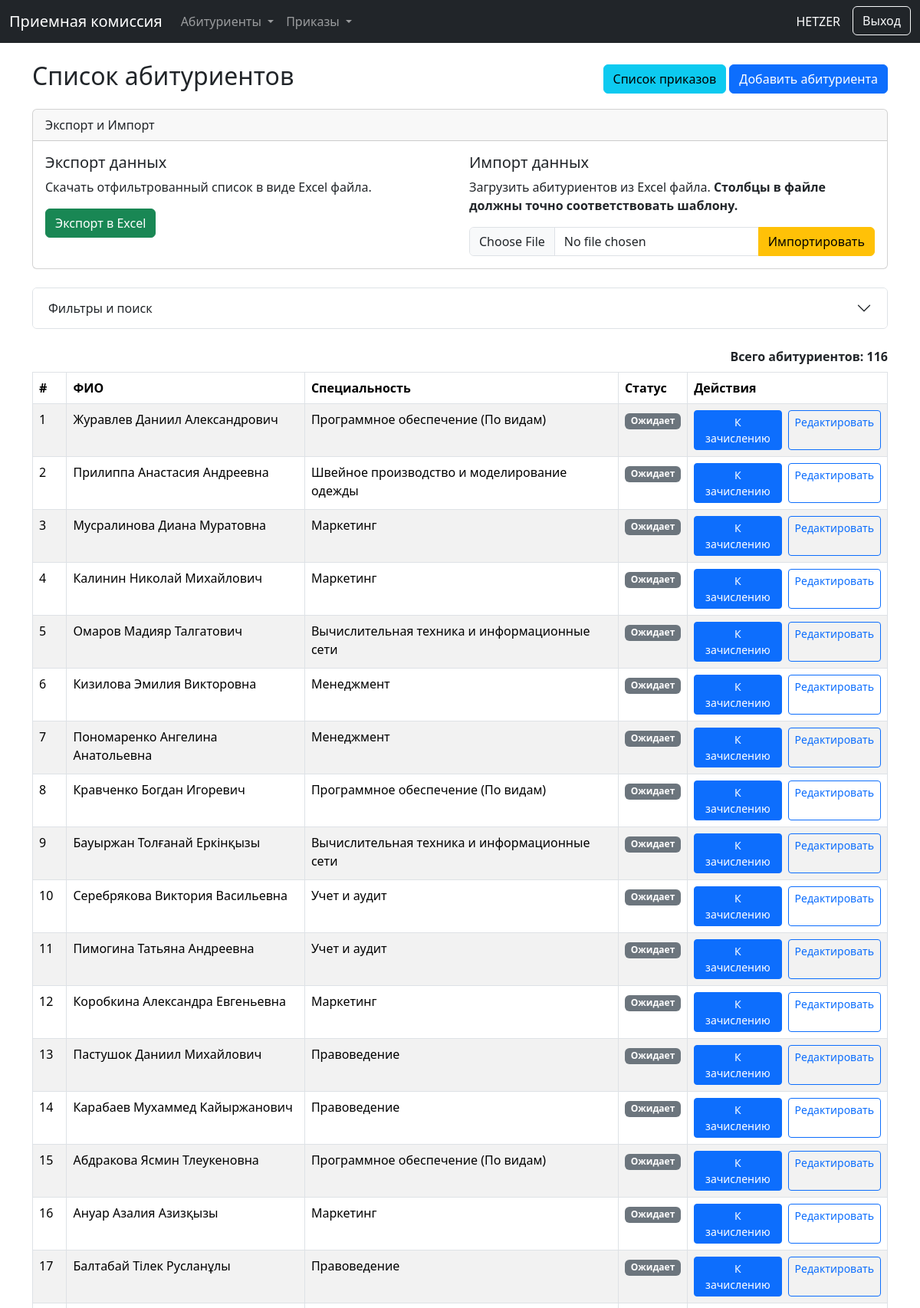
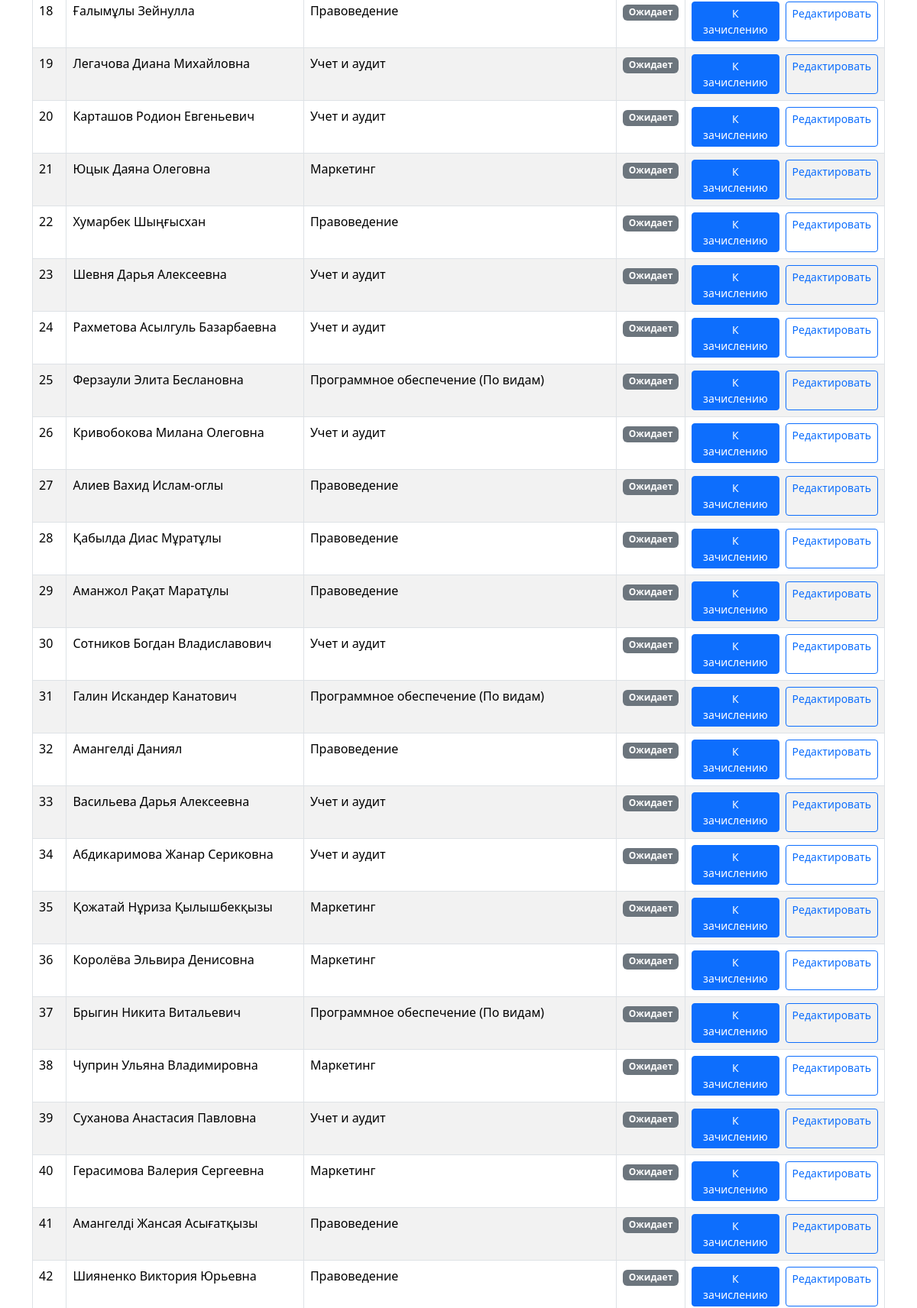
The page /applicants/list/ (signed in, upper part) on the database its author committed (2 pictures, top to bottom).
### enrollment/models.py (models this page shows, shortened)
class Applicant(models.Model):
    STUDY_FORM_CHOICES = [('Очная', 'Очная'), ('Дуальная', 'Дуальная')]
    BASE_CHOICES = [('9 классов', '9 классов'), ('11 классов', '11 классов'), ('ТиПО', 'ТиПО')]
    GENDER_CHOICES = [('Мужской', 'Мужской'), ('Женский', 'Женский')]
    PAYMENT_TYPE_CHOICES = [('Госзаказ', 'Госзаказ'), ('Платное', 'Платное')]
    PAYMENT_STATUS_CHOICES = [('Оплачено', 'Оплачено'), ('Не оплачено', 'Не оплачено')]
    full_name = models.CharField(max_length=255, verbose_name="ФИО")
    iin = models.CharField(max_length=12, unique=True, verbose_name="ИИН")
    specialty = models.ForeignKey(Specialty, on_delete=models.PROTECT, verbose_name="Специальность")
    qualification = models.ForeignKey(Qualification, on_delete=models.PROTECT, verbose_name="Квалификация")
    study_form = models.CharField(max_length=50, choices=STUDY_FORM_CHOICES, verbose_name="Форма обучения", null=True, blank=True)
    base_education = models.CharField(max_length=50, choices=BASE_CHOICES, verbose_name="На базе", null=True, blank=True)
    school = models.CharField(max_length=255, verbose_name="Школа/Колледж", null=True, blank=True)
    graduation_year = models.IntegerField(verbose_name="Год окончания", null=True, blank=True)
    with_honors = models.BooleanField(default=False, verbose_name="С отличием") # BooleanField не нуждается в null=True
    gpa = models.DecimalField(max_digits=3, decimal_places=2, verbose_name="Средний балл аттестата", null=True, blank=True)
    birth_date = models.DateField(verbose_name="Дата рождения", null=True, blank=True)
    study_language = models.CharField(max_length=50, verbose_name="Язык обучения", null=True, blank=True)
    social_status = models.CharField(max_length=100, blank=True, null=True, verbose_name="Социальный статус")
    citizenship = models.CharField(max_length=100, default='Республика Казахстан', verbose_name="Гражданство", null=True, blank=True)
    nationality = models.CharField(max_length=100, verbose_name="Национальность", null=True, blank=True)
    gender = models.CharField(max_length=10, choices=GENDER_CHOICES, verbose_name="Пол", null=True, blank=True)
    phone_number = models.CharField(max_length=20, verbose_name="Контакты", null=True, blank=True)
    home_address = models.CharField(max_length=255, verbose_name="Дом. адрес", null=True, blank=True)
    parents_info = models.TextField(blank=True, null=True, verbose_name="ФИО родителей")
    has_incomplete_docs = models.BooleanField(default=False, verbose_name="Неполный пакет документов")
    needs_dormitory = models.BooleanField(default=False, verbose_name="Общежитие")
    application_date = models.DateField(default=timezone.now, verbose_name="Дата подачи заявления")
    photo = models.ImageField(upload_to='applicant_photos/', null=True, blank=True, verbose_name="Фото 3x4")
    is_ready_for_enrollment = models.BooleanField(default=False, verbose_name="К зачислению")
    payment_type = models.CharField(max_length=20, choices=PAYMENT_TYPE_CHOICES, default='Платное', verbose_name="Тип финансирования", null=True, blank=True)
    payment_status = models.CharField(max_length=20, choices=PAYMENT_STATUS_CHOICES, default='Не оплачено', verbose_name="Статус оплаты", null=True, blank=True)
    created_at = models.DateTimeField(auto_now_add=True)
    class Meta:
        verbose_name = "Абитуриент"
        verbose_name_plural = "Абитуриенты"
        ordering = ['-created_at']

### handbooks/models.py (models this page shows)
class Specialty(models.Model):
    code = models.CharField(
        max_length=50,
        verbose_name="Код специальности",
        default='' # Добавляем пустую строку как значение по умолчанию
    )
    name = models.CharField(max_length=255, verbose_name="Наименование специальности")
    def __str__(self):
        return f"{self.code} {self.name}"
    class Meta:
        verbose_name = "Специальность"
        verbose_name_plural = "Специальности"

### enrollment/views.py (the view)
# urls.py: path('applicants/list/', views.applicant_list, name='applicant_list'),
@login_required
def applicant_list(request):
    f = ApplicantFilter(request.GET, queryset=Applicant.objects.all())
    return render(request, 'enrollment/applicant_list.html', {'filter': f})

### handbooks/models.py (called while the page is built)
    def __str__(self):
        return f"{self.name} ({self.specialty.name})"

### enrollment/templates/enrollment/applicant_list.html (shortened to what this page needs)
{% extends 'enrollment/base.html' %}
{% block content %}
<div class="d-flex justify-content-between align-items-center mb-3">
    <h2>Список абитуриентов</h2>
    <div>
      <a href="{% url 'order_list' %}" class="btn btn-info">Список приказов</a>
      {% if perms.enrollment.add_applicant %}
      <a href="{% url 'add_applicant' %}" class="btn btn-primary">Добавить абитуриента</a>
      {% endif %}
    </div>
</div>
<div class="card mb-4">
    <div class="card-header">Экспорт и Импорт</div>
    <div class="card-body">
        <div class="row">
            <div class="col-md-6">
                <h5>Экспорт данных</h5>
                <p>Скачать отфильтрованный список в виде Excel файла.</p>
                <a href="{% url 'export_applicants_excel' %}?{{ request.GET.urlencode }}" class="btn btn-success">Экспорт в Excel</a>
            </div>
            <div class="col-md-6">
                <h5>Импорт данных</h5>
                <p>Загрузить абитуриентов из Excel файла. <strong>Столбцы в файле должны точно соответствовать шаблону.</strong></p>
                <form action="{% url 'import_applicants_excel' %}" method="post" enctype="multipart/form-data">
                    <div class="input-group">
                        <input type="file" name="excel_file" class="form-control" required>
                        <button type="submit" class="btn btn-warning">Импортировать</button>
                    </div>
                </form>
            </div>
        </div>
    </div>
</div>
<div class="accordion mb-4" id="filterAccordion">
    <div class="accordion-item">
      <h2 class="accordion-header" id="headingOne">
        <button class="accordion-button collapsed" type="button" data-bs-toggle="collapse" data-bs-target="#collapseOne" aria-expanded="false" aria-controls="collapseOne">
          Фильтры и поиск
        </button>
      </h2>
    </div>
</div>
<div class="d-flex justify-content-end mb-2">
    <span class="fw-bold">Всего абитуриентов: {{ filter.qs|length }}</span>
</div>
<div class="table-responsive">
    <table class="table table-striped table-hover table-bordered">
        <thead>
            <tr>
                <th>#</th>
                <th>ФИО</th>
                <th>Специальность</th>
                <th>Статус</th> <th>Действия</th>
            </tr>
        </thead>
        <tbody>
            {% for applicant in filter.qs %}
            <tr class="{% if applicant.is_ready_for_enrollment %}table-success{% endif %}">
                <td>{{ forloop.counter }}</td>
                <td>
                    {{ applicant.full_name }}
                </td>
                <td>{{ applicant.specialty.name }}</td>
                <td> {% if applicant.is_ready_for_enrollment %}
                        <span class="badge bg-primary">Готов к зачислению</span>
                    {% else %}
                        <span class="badge bg-secondary">Ожидает</span>
                    {% endif %}
                </td>
                <td>
                    <div class="d-flex">
                        {% if perms.enrollment.change_applicant %}
                            <form action="{% url 'toggle_enrollment_status' applicant.pk %}" method="post" class="me-2">
                                {% if applicant.is_ready_for_enrollment %}
                                    <button type="submit" class="btn btn-sm btn-outline-secondary" title="Отменить готовность">Отменить</button>
                                {% else %}
                                    <button type="submit" class="btn btn-sm btn-primary" title="Пометить как готового к зачислению">К зачислению</button>
                                {% endif %}
                            </form>
                            <a href="{% url 'edit_applicant' applicant.pk %}" class="btn btn-sm btn-outline-primary">Редактировать</a>
                        {% endif %}
                    </div>
                </td>
            </tr>
                {% endfor %}
        </tbody>
    </table>
</div>
{% endblock %}

### enrollment/templates/enrollment/base.html (shortened to what this page needs)
<!DOCTYPE html>
<html lang="ru">
<head>
    <link href="https://cdn.jsdelivr.net/npm/bootstrap@5.3.2/dist/css/bootstrap.min.css" rel="stylesheet">
</head>
<body>
    <nav class="navbar navbar-expand-lg navbar-dark bg-dark mb-4">
    <div class="container-fluid">
        <a class="navbar-brand" href="{% url 'dashboard' %}">Приемная комиссия</a>
        <div class="collapse navbar-collapse" id="mainNavbar">
            <ul class="navbar-nav me-auto mb-2 mb-lg-0">
                {% if perms.enrollment.view_applicant or perms.enrollment.add_applicant %}
                <li class="nav-item dropdown">
                    <a class="nav-link dropdown-toggle" href="#" id="applicantsDropdown" role="button" data-bs-toggle="dropdown" aria-expanded="false">
                        Абитуриенты
                    </a>
                </li>
                {% endif %}
                {% if perms.enrollment.view_order or perms.enrollment.add_order %}
                <li class="nav-item dropdown">
                    <a class="nav-link dropdown-toggle" href="#" id="ordersDropdown" role="button" data-bs-toggle="dropdown" aria-expanded="false">
                        Приказы
                    </a>
                </li>
                {% endif %}
            </ul>
            <div class="d-flex">
                <span class="navbar-text text-white me-3">{{ user.username }}</span>
                <form action="{% url 'logout' %}" method="post">
                    <button type="submit" class="btn btn-outline-light">Выход</button>
                </form>
            </div>
        </div>
    </div>
</nav>
    <main class="container mt-4">
        {% block content %}{% endblock %}
    </main>
</body>
</html>

### rows shown on the page
Applicant: full_name "Журавлев Даниил Александрович", specialty.name "Программное обеспечение (По видам)", is_ready_for_enrollment "Ожидает"
Applicant: full_name "Прилиппа Анастасия Андреевна", specialty.name "Швейное производство и моделирование одежды", is_ready_for_enrollment "Ожидает"
Applicant: full_name "Мусралинова Диана Муратовна", specialty.name "Маркетинг", is_ready_for_enrollment "Ожидает"
Applicant: full_name "Калинин Николай Михайлович", specialty.name "Маркетинг", is_ready_for_enrollment "Ожидает"
Applicant: full_name "Омаров Мадияр Талгатович", specialty.name "Вычислительная техника и информационные сети", is_ready_for_enrollment "Ожидает"
Applicant: full_name "Кизилова Эмилия Викторовна", specialty.name "Менеджмент", is_ready_for_enrollment "Ожидает"
Applicant: full_name "Пономаренко Ангелина Анатольевна", specialty.name "Менеджмент", is_ready_for_enrollment "Ожидает"
Applicant: full_name "Кравченко Богдан Игоревич", specialty.name "Программное обеспечение (По видам)", is_ready_for_enrollment "Ожидает"
Applicant: full_name "Бауыржан Толғанай Еркінқызы", specialty.name "Вычислительная техника и информационные сети", is_ready_for_enrollment "Ожидает"
Applicant: full_name "Серебрякова Виктория Васильевна", specialty.name "Учет и аудит", is_ready_for_enrollment "Ожидает"
Applicant: full_name "Пимогина Татьяна Андреевна", specialty.name "Учет и аудит", is_ready_for_enrollment "Ожидает"
Applicant: full_name "Коробкина Александра Евгеньевна", specialty.name "Маркетинг", is_ready_for_enrollment "Ожидает"
Applicant: full_name "Пастушок Даниил Михайлович", specialty.name "Правоведение", is_ready_for_enrollment "Ожидает"
Applicant: full_name "Карабаев Мухаммед Кайыржанович", specialty.name "Правоведение", is_ready_for_enrollment "Ожидает"
Applicant: full_name "Абдракова Ясмин Тлеукеновна", specialty.name "Программное обеспечение (По видам)", is_ready_for_enrollment "Ожидает"
Applicant: full_name "Ануар Азалия Азизқызы", specialty.name "Маркетинг", is_ready_for_enrollment "Ожидает"
Applicant: full_name "Балтабай Тілек Русланұлы", specialty.name "Правоведение", is_ready_for_enrollment "Ожидает"
Applicant: full_name "Ғалымұлы Зейнулла", specialty.name "Правоведение", is_ready_for_enrollment "Ожидает"
Applicant: full_name "Легачова Диана Михайловна", specialty.name "Учет и аудит", is_ready_for_enrollment "Ожидает"
Applicant: full_name "Карташов Родион Евгеньевич", specialty.name "Учет и аудит", is_ready_for_enrollment "Ожидает"
Applicant: full_name "Юцык Даяна Олеговна", specialty.name "Маркетинг", is_ready_for_enrollment "Ожидает"
Applicant: full_name "Хумарбек Шыңғысхан", specialty.name "Правоведение", is_ready_for_enrollment "Ожидает"
Applicant: full_name "Шевня Дарья Алексеевна", specialty.name "Учет и аудит", is_ready_for_enrollment "Ожидает"
Applicant: full_name "Рахметова Асылгуль Базарбаевна", specialty.name "Учет и аудит", is_ready_for_enrollment "Ожидает"
Applicant: full_name "Ферзаули Элита Беслановна", specialty.name "Программное обеспечение (По видам)", is_ready_for_enrollment "Ожидает"
Applicant: full_name "Кривобокова Милана Олеговна", specialty.name "Учет и аудит", is_ready_for_enrollment "Ожидает"
Applicant: full_name "Алиев Вахид Ислам-оглы", specialty.name "Правоведение", is_ready_for_enrollment "Ожидает"
Applicant: full_name "Қабылда Диас Мұратұлы", specialty.name "Правоведение", is_ready_for_enrollment "Ожидает"
Applicant: full_name "Аманжол Рақат Маратұлы", specialty.name "Правоведение", is_ready_for_enrollment "Ожидает"
Applicant: full_name "Сотников Богдан Владиславович", specialty.name "Учет и аудит", is_ready_for_enrollment "Ожидает"
Applicant: full_name "Галин Искандер Канатович", specialty.name "Программное обеспечение (По видам)", is_ready_for_enrollment "Ожидает"
Applicant: full_name "Амангелді Даниял", specialty.name "Правоведение", is_ready_for_enrollment "Ожидает"
Applicant: full_name "Васильева Дарья Алексеевна", specialty.name "Учет и аудит", is_ready_for_enrollment "Ожидает"
Applicant: full_name "Абдикаримова Жанар Сериковна", specialty.name "Учет и аудит", is_ready_for_enrollment "Ожидает"
Applicant: full_name "Қожатай Нұриза Қылышбекқызы", specialty.name "Маркетинг", is_ready_for_enrollment "Ожидает"
Applicant: full_name "Королёва Эльвира Денисовна", specialty.name "Маркетинг", is_ready_for_enrollment "Ожидает"
Applicant: full_name "Брыгин Никита Витальевич", specialty.name "Программное обеспечение (По видам)", is_ready_for_enrollment "Ожидает"
Applicant: full_name "Чуприн Ульяна Владимировна", specialty.name "Маркетинг", is_ready_for_enrollment "Ожидает"
Applicant: full_name "Суханова Анастасия Павловна", specialty.name "Учет и аудит", is_ready_for_enrollment "Ожидает"
Applicant: full_name "Герасимова Валерия Сергеевна", specialty.name "Маркетинг", is_ready_for_enrollment "Ожидает"
Applicant: full_name "Амангелді Жансая Асығатқызы", specialty.name "Правоведение", is_ready_for_enrollment "Ожидает"
Applicant: full_name "Шияненко Виктория Юрьевна", specialty.name "Правоведение", is_ready_for_enrollment "Ожидает"

### other values the page prints
{{ user.username }} "HETZER"
{{ filter.qs|length }} "116"
